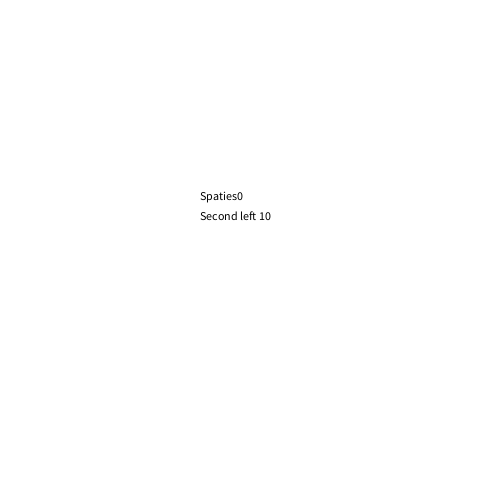
Frame 1 (no input)
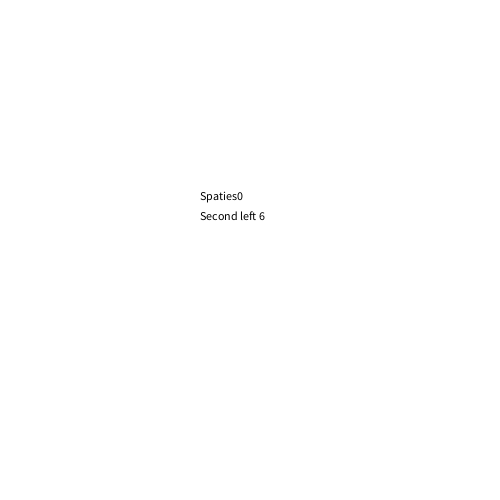
Frame 60 (the mouse pressed at the canvas centre just before this capture)
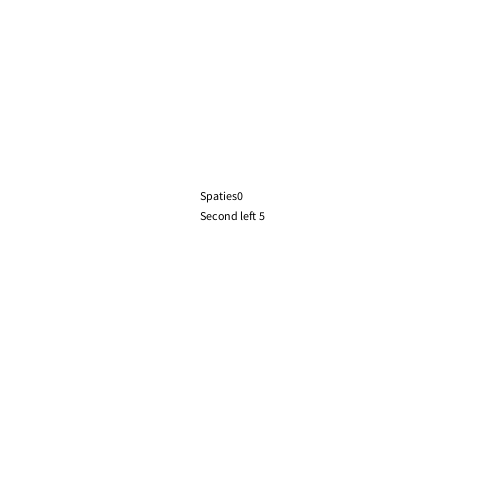
Frame 120 (the mouse held since frame 60 and released just before this capture)

The Processing sketch that drew these frames (run headless with seeded random() and noise(); from frame 60 on, the mouse is pressed at the canvas centre):

// Processing sketch: H12_Opdracht2
// ── H12_Opdracht2.pde
int seconden;
int aantalSpaties;
int leftAmoun;
boolean racing = true;
void setup(){
  size(500,500);
}

void draw(){
  background(255,255,255);
  
  seconden = millis()/ 1000;
  leftAmoun = 10 -seconden;
  if(seconden >=10){
    racing =false;
  }if(leftAmoun<=0){
    leftAmoun = 0;
  }            
  fill (0,0,0);
  text("Spaties" + aantalSpaties , 200,200);
  text("Second left "+ leftAmoun, 200,220);
  
  
}



void keyReleased(){
if (keyCode == 32 && racing){
  aantalSpaties++;
}
}
